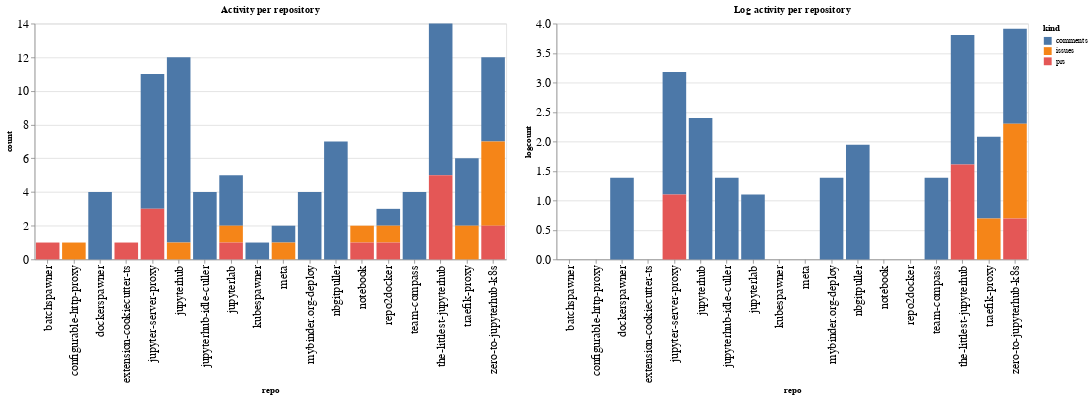

Notebook code for this chart:
### Code cell
ch1 = alt.Chart(repo_summaries, width=600, title="Activity per repository").mark_bar().encode(
    x='repo',
    y='count',
    color='kind',
    tooltip="kind"
)

ch2 = alt.Chart(repo_summaries, width=600, title="Log activity per repository").mark_bar().encode(
    x='repo',
    y='logcount',
    color='kind',
    tooltip="kind"
)

ch1 | ch2

### Figure 1 — Vega-Lite specification as saved in the notebook (floating-point values rounded to 4 significant figures)
{"config": {"axisLeft": {"labelFontSize": 15}, "axisBottom": {"labelFontSize": 15}}, "hconcat": [{"mark": "bar", "encoding": {"color": {"type": "nominal", "field": "kind"}, "tooltip": {"type": "nominal", "field": "kind"}, "x": {"type": "nominal", "field": "repo"}, "y": {"type": "quantitative", "field": "count"}}, "title": "Activity per repository", "width": 600}, {"mark": "bar", "encoding": {"color": {"type": "nominal", "field": "kind"}, "tooltip": {"type": "nominal", "field": "kind"}, "x": {"type": "nominal", "field": "repo"}, "y": {"type": "quantitative", "field": "logcount"}}, "title": "Log activity per repository", "width": 600}], "data": {"name": "data-f47f214a98fecd45975fb84c14be41a9"}, "$schema": "https://vega.github.io/schema/vega-lite/v4.8.1.json", "datasets": {"data-f47f214a98fecd45975fb84c14be41a9": [{"repo": "batchspawner", "kind": "prs", "count": 1, "logcount": 0.0}, {"repo": "configurable-http-proxy", "kind": "issues", "count": 1, "logcount": 0.0}, {"repo": "dockerspawner", "kind": "comments", "count": 4, "logcount": 1.386}, {"repo": "extension-cookiecutter-ts", "kind": "prs", "count": 1, "logcount": 0.0}, {"repo": "jupyter-server-proxy", "kind": "comments", "count": 8, "logcount": 2.079}, {"repo": "jupyter-server-proxy", "kind": "prs", "count": 3, "logcount": 1.099}, {"repo": "jupyterhub", "kind": "comments", "count": 11, "logcount": 2.398}, {"repo": "jupyterhub", "kind": "issues", "count": 1, "logcount": 0.0}, {"repo": "jupyterhub-idle-culler", "kind": "comments", "count": 4, "logcount": 1.386}, {"repo": "jupyterlab", "kind": "comments", "count": 3, "logcount": 1.099}, {"repo": "jupyterlab", "kind": "issues", "count": 1, "logcount": 0.0}, {"repo": "jupyterlab", "kind": "prs", "count": 1, "logcount": 0.0}, {"repo": "kubespawner", "kind": "comments", "count": 1, "logcount": 0.0}, {"repo": "meta", "kind": "comments", "count": 1, "logcount": 0.0}, {"repo": "meta", "kind": "issues", "count": 1, "logcount": 0.0}, {"repo": "mybinder.org-deploy", "kind": "comments", "count": 4, "logcount": 1.386}, {"repo": "nbgitpuller", "kind": "comments", "count": 7, "logcount": 1.946}, {"repo": "notebook", "kind": "issues", "count": 1, "logcount": 0.0}, {"repo": "notebook", "kind": "prs", "count": 1, "logcount": 0.0}, {"repo": "repo2docker", "kind": "comments", "count": 1, "logcount": 0.0}, {"repo": "repo2docker", "kind": "issues", "count": 1, "logcount": 0.0}, {"repo": "repo2docker", "kind": "prs", "count": 1, "logcount": 0.0}, {"repo": "team-compass", "kind": "comments", "count": 4, "logcount": 1.386}, {"repo": "the-littlest-jupyterhub", "kind": "comments", "count": 9, "logcount": 2.197}, {"repo": "the-littlest-jupyterhub", "kind": "prs", "count": 5, "logcount": 1.609}, {"repo": "traefik-proxy", "kind": "comments", "count": 4, "logcount": 1.386}, {"repo": "traefik-proxy", "kind": "issues", "count": 2, "logcount": 0.6931}, {"repo": "zero-to-jupyterhub-k8s", "kind": "comments", "count": 5, "logcount": 1.609}, {"repo": "zero-to-jupyterhub-k8s", "kind": "issues", "count": 5, "logcount": 1.609}, {"repo": "zero-to-jupyterhub-k8s", "kind": "prs", "count": 2, "logcount": 0.6931}]}}
